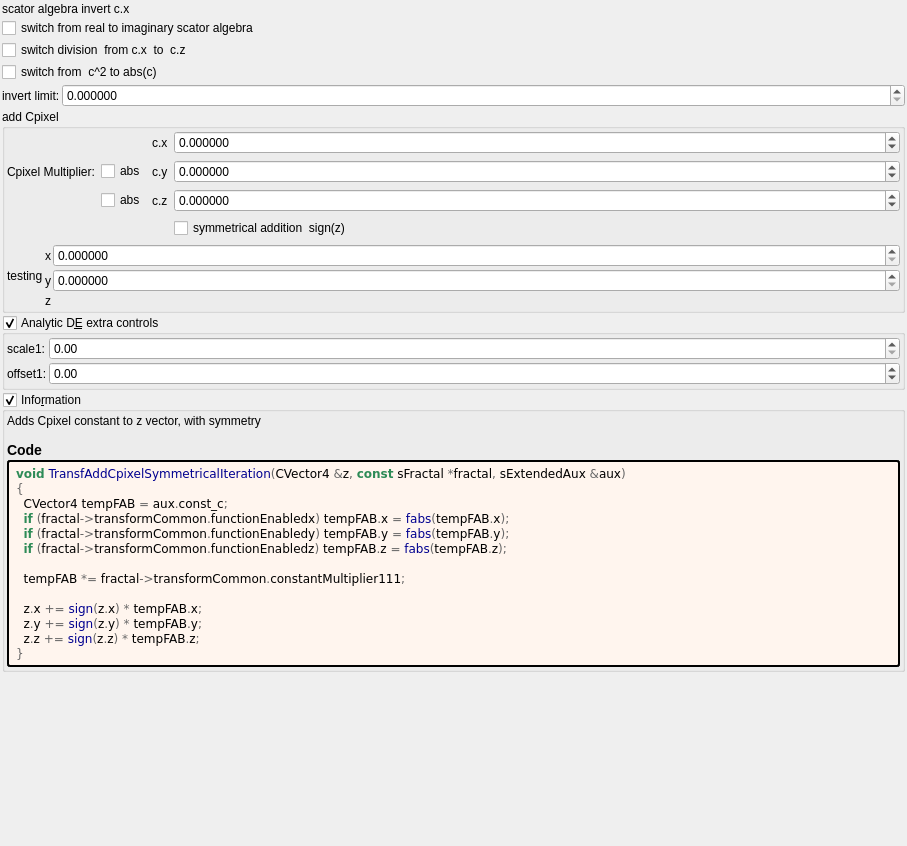
<?xml version="1.0" encoding="UTF-8"?>
<ui version="4.0">
 <class>Form</class>
 <widget class="QWidget" name="Form">
  <property name="geometry">
   <rect>
    <x>0</x>
    <y>0</y>
    <width>907</width>
    <height>846</height>
   </rect>
  </property>
  <property name="windowTitle">
   <string notr="true">transf_add_cpixel_symmetrical</string>
  </property>
  <layout class="QVBoxLayout" name="verticalLayout">
   <property name="spacing">
    <number>2</number>
   </property>
   <property name="leftMargin">
    <number>2</number>
   </property>
   <property name="topMargin">
    <number>2</number>
   </property>
   <property name="rightMargin">
    <number>2</number>
   </property>
   <property name="bottomMargin">
    <number>2</number>
   </property>
   <item>
    <layout class="QGridLayout" name="gridLayout" columnstretch="0,0">
     <item row="3" column="0">
      <widget class="QCheckBox" name="checkBox_transf_function_enabledSw_false">
       <property name="text">
        <string notr="true">switch division  from c.x  to  c.z</string>
       </property>
      </widget>
     </item>
     <item row="2" column="0">
      <widget class="QCheckBox" name="checkBox_transf_function_enabled_false">
       <property name="text">
        <string notr="true">switch from real to imaginary scator algebra</string>
       </property>
      </widget>
     </item>
     <item row="0" column="0">
      <widget class="QLabel" name="label_117">
       <property name="text">
        <string>scator algebra invert c.x</string>
       </property>
      </widget>
     </item>
     <item row="4" column="0">
      <widget class="QCheckBox" name="checkBox_transf_function_enabledR_false">
       <property name="text">
        <string notr="true">switch from  c^2 to abs(c)</string>
       </property>
      </widget>
     </item>
    </layout>
   </item>
   <item>
    <layout class="QGridLayout" name="gridLayout_3" columnstretch="0,1">
     <item row="0" column="1">
      <widget class="MyDoubleSpinBox" name="spinbox_transf_scaleA_1">
       <property name="sizePolicy">
        <sizepolicy hsizetype="Minimum" vsizetype="Maximum">
         <horstretch>0</horstretch>
         <verstretch>0</verstretch>
        </sizepolicy>
       </property>
       <property name="prefix">
        <string/>
       </property>
       <property name="suffix">
        <string/>
       </property>
       <property name="decimals">
        <number>6</number>
       </property>
       <property name="minimum">
        <double>0.000000000000000</double>
       </property>
       <property name="maximum">
        <double>999.990000000000009</double>
       </property>
       <property name="singleStep">
        <double>0.100000000000000</double>
       </property>
      </widget>
     </item>
     <item row="0" column="0">
      <widget class="QLabel" name="label_120">
       <property name="text">
        <string>invert limit:</string>
       </property>
      </widget>
     </item>
    </layout>
   </item>
   <item>
    <widget class="QGroupBox" name="groupBox_2">
     <property name="title">
      <string>add Cpixel </string>
     </property>
     <layout class="QVBoxLayout" name="verticalLayout_5">
      <property name="leftMargin">
       <number>2</number>
      </property>
      <property name="topMargin">
       <number>2</number>
      </property>
      <property name="rightMargin">
       <number>2</number>
      </property>
      <property name="bottomMargin">
       <number>2</number>
      </property>
      <item>
       <layout class="QGridLayout" name="gridLayout_7" columnstretch="0,0,0,1">
        <item row="1" column="2">
         <widget class="QLabel" name="label_109">
          <property name="text">
           <string notr="true">c.x</string>
          </property>
         </widget>
        </item>
        <item row="1" column="3">
         <widget class="MyDoubleSpinBox" name="spinbox3_transf_constant_multiplier_111_x">
          <property name="sizePolicy">
           <sizepolicy hsizetype="Minimum" vsizetype="Maximum">
            <horstretch>0</horstretch>
            <verstretch>0</verstretch>
           </sizepolicy>
          </property>
          <property name="prefix">
           <string/>
          </property>
          <property name="suffix">
           <string/>
          </property>
          <property name="decimals">
           <number>6</number>
          </property>
          <property name="minimum">
           <double>-99.989999999999995</double>
          </property>
          <property name="maximum">
           <double>99.989999999999995</double>
          </property>
          <property name="singleStep">
           <double>0.100000000000000</double>
          </property>
         </widget>
        </item>
        <item row="3" column="3">
         <widget class="MyDoubleSpinBox" name="spinbox3_transf_constant_multiplier_111_z">
          <property name="sizePolicy">
           <sizepolicy hsizetype="Minimum" vsizetype="Maximum">
            <horstretch>0</horstretch>
            <verstretch>0</verstretch>
           </sizepolicy>
          </property>
          <property name="prefix">
           <string/>
          </property>
          <property name="suffix">
           <string/>
          </property>
          <property name="decimals">
           <number>6</number>
          </property>
          <property name="minimum">
           <double>-99.989999999999995</double>
          </property>
          <property name="maximum">
           <double>99.989999999999995</double>
          </property>
          <property name="singleStep">
           <double>0.100000000000000</double>
          </property>
         </widget>
        </item>
        <item row="2" column="2">
         <widget class="QLabel" name="label_110">
          <property name="text">
           <string notr="true">c.y</string>
          </property>
         </widget>
        </item>
        <item row="2" column="1">
         <widget class="QCheckBox" name="checkBox_transf_function_enabledy">
          <property name="text">
           <string notr="true">abs</string>
          </property>
         </widget>
        </item>
        <item row="2" column="3">
         <widget class="MyDoubleSpinBox" name="spinbox3_transf_constant_multiplier_111_y">
          <property name="sizePolicy">
           <sizepolicy hsizetype="Minimum" vsizetype="Maximum">
            <horstretch>0</horstretch>
            <verstretch>0</verstretch>
           </sizepolicy>
          </property>
          <property name="prefix">
           <string/>
          </property>
          <property name="suffix">
           <string/>
          </property>
          <property name="decimals">
           <number>6</number>
          </property>
          <property name="minimum">
           <double>-99.989999999999995</double>
          </property>
          <property name="maximum">
           <double>99.989999999999995</double>
          </property>
          <property name="singleStep">
           <double>0.100000000000000</double>
          </property>
         </widget>
        </item>
        <item row="3" column="2">
         <widget class="QLabel" name="label_111">
          <property name="text">
           <string notr="true">c.z</string>
          </property>
         </widget>
        </item>
        <item row="2" column="0">
         <widget class="QLabel" name="label_119">
          <property name="text">
           <string>Cpixel Multiplier:</string>
          </property>
         </widget>
        </item>
        <item row="3" column="1">
         <widget class="QCheckBox" name="checkBox_transf_function_enabledz">
          <property name="text">
           <string notr="true">abs</string>
          </property>
         </widget>
        </item>
        <item row="4" column="3">
         <widget class="QCheckBox" name="checkBox_transf_function_enabledS_false">
          <property name="text">
           <string notr="true">symmetrical addition  sign(z)</string>
          </property>
         </widget>
        </item>
       </layout>
      </item>
      <item>
       <layout class="QGridLayout" name="gridLayout_19" columnstretch="0,0,1">
        <property name="spacing">
         <number>2</number>
        </property>
        <item row="3" column="1">
         <widget class="QLabel" name="label_128">
          <property name="sizePolicy">
           <sizepolicy hsizetype="Preferred" vsizetype="Preferred">
            <horstretch>0</horstretch>
            <verstretch>0</verstretch>
           </sizepolicy>
          </property>
          <property name="text">
           <string notr="true">x</string>
          </property>
          <property name="alignment">
           <set>Qt::AlignRight|Qt::AlignTrailing|Qt::AlignVCenter</set>
          </property>
         </widget>
        </item>
        <item row="5" column="1">
         <widget class="QLabel" name="label_126">
          <property name="sizePolicy">
           <sizepolicy hsizetype="Preferred" vsizetype="Preferred">
            <horstretch>0</horstretch>
            <verstretch>0</verstretch>
           </sizepolicy>
          </property>
          <property name="text">
           <string notr="true">z</string>
          </property>
          <property name="alignment">
           <set>Qt::AlignRight|Qt::AlignTrailing|Qt::AlignVCenter</set>
          </property>
         </widget>
        </item>
        <item row="3" column="0" rowspan="3">
         <widget class="QLabel" name="label_18">
          <property name="text">
           <string>testing</string>
          </property>
         </widget>
        </item>
        <item row="4" column="1">
         <widget class="QLabel" name="label_127">
          <property name="sizePolicy">
           <sizepolicy hsizetype="Preferred" vsizetype="Preferred">
            <horstretch>0</horstretch>
            <verstretch>0</verstretch>
           </sizepolicy>
          </property>
          <property name="text">
           <string notr="true">y</string>
          </property>
          <property name="alignment">
           <set>Qt::AlignRight|Qt::AlignTrailing|Qt::AlignVCenter</set>
          </property>
         </widget>
        </item>
        <item row="3" column="2">
         <widget class="MyDoubleSpinBox" name="spinbox_transf_scaleB_1">
          <property name="sizePolicy">
           <sizepolicy hsizetype="Minimum" vsizetype="Maximum">
            <horstretch>0</horstretch>
            <verstretch>0</verstretch>
           </sizepolicy>
          </property>
          <property name="prefix">
           <string/>
          </property>
          <property name="suffix">
           <string/>
          </property>
          <property name="decimals">
           <number>6</number>
          </property>
          <property name="minimum">
           <double>0.000000000000000</double>
          </property>
          <property name="maximum">
           <double>999.990000000000009</double>
          </property>
          <property name="singleStep">
           <double>0.100000000000000</double>
          </property>
         </widget>
        </item>
        <item row="4" column="2">
         <widget class="MyDoubleSpinBox" name="spinbox_transf_scaleC_1">
          <property name="sizePolicy">
           <sizepolicy hsizetype="Minimum" vsizetype="Maximum">
            <horstretch>0</horstretch>
            <verstretch>0</verstretch>
           </sizepolicy>
          </property>
          <property name="prefix">
           <string/>
          </property>
          <property name="suffix">
           <string/>
          </property>
          <property name="decimals">
           <number>6</number>
          </property>
          <property name="minimum">
           <double>0.000000000000000</double>
          </property>
          <property name="maximum">
           <double>999.990000000000009</double>
          </property>
          <property name="singleStep">
           <double>0.100000000000000</double>
          </property>
         </widget>
        </item>
       </layout>
      </item>
     </layout>
    </widget>
   </item>
   <item>
    <widget class="MyGroupBox" name="groupCheck_analyticDE_enabled_false">
     <property name="title">
      <string>Analytic D&amp;E extra controls</string>
     </property>
     <property name="checkable">
      <bool>true</bool>
     </property>
     <layout class="QVBoxLayout" name="verticalLayout_13" stretch="0">
      <property name="spacing">
       <number>2</number>
      </property>
      <property name="leftMargin">
       <number>2</number>
      </property>
      <property name="topMargin">
       <number>2</number>
      </property>
      <property name="rightMargin">
       <number>2</number>
      </property>
      <property name="bottomMargin">
       <number>2</number>
      </property>
      <item>
       <layout class="QGridLayout" name="gridLayout_27" columnstretch="0,0,1">
        <property name="spacing">
         <number>2</number>
        </property>
        <item row="1" column="2">
         <widget class="MyDoubleSpinBox" name="spinbox_analyticDE_offset_1">
          <property name="sizePolicy">
           <sizepolicy hsizetype="Minimum" vsizetype="Maximum">
            <horstretch>0</horstretch>
            <verstretch>0</verstretch>
           </sizepolicy>
          </property>
          <property name="prefix">
           <string/>
          </property>
          <property name="suffix">
           <string/>
          </property>
          <property name="decimals">
           <number>2</number>
          </property>
          <property name="minimum">
           <double>-99.989999999999995</double>
          </property>
          <property name="maximum">
           <double>99.989999999999995</double>
          </property>
          <property name="singleStep">
           <double>0.100000000000000</double>
          </property>
         </widget>
        </item>
        <item row="1" column="1">
         <widget class="QLabel" name="label_177">
          <property name="text">
           <string>offset1:</string>
          </property>
         </widget>
        </item>
        <item row="0" column="1">
         <widget class="QLabel" name="label_182">
          <property name="text">
           <string>scale1:</string>
          </property>
         </widget>
        </item>
        <item row="0" column="2">
         <widget class="MyDoubleSpinBox" name="spinbox_analyticDE_scale_1">
          <property name="sizePolicy">
           <sizepolicy hsizetype="Minimum" vsizetype="Maximum">
            <horstretch>0</horstretch>
            <verstretch>0</verstretch>
           </sizepolicy>
          </property>
          <property name="prefix">
           <string/>
          </property>
          <property name="suffix">
           <string/>
          </property>
          <property name="decimals">
           <number>2</number>
          </property>
          <property name="minimum">
           <double>0.000000000000000</double>
          </property>
          <property name="maximum">
           <double>99.989999999999995</double>
          </property>
          <property name="singleStep">
           <double>0.100000000000000</double>
          </property>
         </widget>
        </item>
       </layout>
      </item>
     </layout>
    </widget>
   </item>
   <item>
    <widget class="MyGroupBox" name="groupCheck_info">
     <property name="title">
      <string>Info&amp;rmation</string>
     </property>
     <property name="flat">
      <bool>false</bool>
     </property>
     <property name="checkable">
      <bool>true</bool>
     </property>
     <layout class="QVBoxLayout" name="verticalLayout_2">
      <property name="spacing">
       <number>2</number>
      </property>
      <property name="leftMargin">
       <number>2</number>
      </property>
      <property name="topMargin">
       <number>2</number>
      </property>
      <property name="rightMargin">
       <number>2</number>
      </property>
      <property name="bottomMargin">
       <number>2</number>
      </property>
      <item>
       <widget class="QLabel" name="label_information_general">
        <property name="text">
         <string notr="true">&lt;p&gt;Adds Cpixel constant to z vector, with symmetry&lt;/p&gt;&lt;table&gt;
&lt;/table&gt;
&lt;h3&gt;Code&lt;/h3&gt;</string>
        </property>
        <property name="wordWrap">
         <bool>true</bool>
        </property>
        <property name="openExternalLinks">
         <bool>true</bool>
        </property>
        <property name="textInteractionFlags">
         <set>Qt::LinksAccessibleByMouse|Qt::TextSelectableByMouse</set>
        </property>
       </widget>
      </item>
      <item>
       <widget class="QLabel" name="label_code_content">
        <property name="styleSheet">
         <string notr="true">border-style: outset; border-width: 2px; border-radius: 3px; border-color: black; background-color: #fff5ee; padding: 4px;</string>
        </property>
        <property name="text">
         <string notr="true">&lt;body style=&quot;background-color:#fff5ee&quot;&gt;
&lt;pre style=&quot;color:#000000; background-color:#fff5ee;  font-family:'Courier New',monospace;&quot;&gt;&lt;span style=&quot;color:#2e8b57; font-weight:bold&quot;&gt;void&lt;/span&gt; &lt;span style=&quot;color:#00008f&quot;&gt;TransfAddCpixelSymmetricalIteration&lt;/span&gt;&lt;span style=&quot;color:#676767&quot;&gt;(&lt;/span&gt;CVector4 &lt;span style=&quot;color:#676767&quot;&gt;&amp;amp;&lt;/span&gt;z&lt;span style=&quot;color:#676767&quot;&gt;,&lt;/span&gt; &lt;span style=&quot;color:#2e8b57; font-weight:bold&quot;&gt;const&lt;/span&gt; sFractal &lt;span style=&quot;color:#676767&quot;&gt;*&lt;/span&gt;fractal&lt;span style=&quot;color:#676767&quot;&gt;,&lt;/span&gt; sExtendedAux &lt;span style=&quot;color:#676767&quot;&gt;&amp;amp;&lt;/span&gt;aux&lt;span style=&quot;color:#676767&quot;&gt;)&lt;/span&gt;
&lt;span style=&quot;color:#676767&quot;&gt;{&lt;/span&gt;
  CVector4 tempFAB &lt;span style=&quot;color:#676767&quot;&gt;=&lt;/span&gt; aux&lt;span style=&quot;color:#676767&quot;&gt;.&lt;/span&gt;const_c&lt;span style=&quot;color:#676767&quot;&gt;;&lt;/span&gt;
  &lt;span style=&quot;color:#2e8b57; font-weight:bold&quot;&gt;if&lt;/span&gt; &lt;span style=&quot;color:#676767&quot;&gt;(&lt;/span&gt;fractal&lt;span style=&quot;color:#676767&quot;&gt;-&amp;gt;&lt;/span&gt;transformCommon&lt;span style=&quot;color:#676767&quot;&gt;.&lt;/span&gt;functionEnabledx&lt;span style=&quot;color:#676767&quot;&gt;)&lt;/span&gt; tempFAB&lt;span style=&quot;color:#676767&quot;&gt;.&lt;/span&gt;x &lt;span style=&quot;color:#676767&quot;&gt;=&lt;/span&gt; &lt;span style=&quot;color:#00008f&quot;&gt;fabs&lt;/span&gt;&lt;span style=&quot;color:#676767&quot;&gt;(&lt;/span&gt;tempFAB&lt;span style=&quot;color:#676767&quot;&gt;.&lt;/span&gt;x&lt;span style=&quot;color:#676767&quot;&gt;);&lt;/span&gt;
  &lt;span style=&quot;color:#2e8b57; font-weight:bold&quot;&gt;if&lt;/span&gt; &lt;span style=&quot;color:#676767&quot;&gt;(&lt;/span&gt;fractal&lt;span style=&quot;color:#676767&quot;&gt;-&amp;gt;&lt;/span&gt;transformCommon&lt;span style=&quot;color:#676767&quot;&gt;.&lt;/span&gt;functionEnabledy&lt;span style=&quot;color:#676767&quot;&gt;)&lt;/span&gt; tempFAB&lt;span style=&quot;color:#676767&quot;&gt;.&lt;/span&gt;y &lt;span style=&quot;color:#676767&quot;&gt;=&lt;/span&gt; &lt;span style=&quot;color:#00008f&quot;&gt;fabs&lt;/span&gt;&lt;span style=&quot;color:#676767&quot;&gt;(&lt;/span&gt;tempFAB&lt;span style=&quot;color:#676767&quot;&gt;.&lt;/span&gt;y&lt;span style=&quot;color:#676767&quot;&gt;);&lt;/span&gt;
  &lt;span style=&quot;color:#2e8b57; font-weight:bold&quot;&gt;if&lt;/span&gt; &lt;span style=&quot;color:#676767&quot;&gt;(&lt;/span&gt;fractal&lt;span style=&quot;color:#676767&quot;&gt;-&amp;gt;&lt;/span&gt;transformCommon&lt;span style=&quot;color:#676767&quot;&gt;.&lt;/span&gt;functionEnabledz&lt;span style=&quot;color:#676767&quot;&gt;)&lt;/span&gt; tempFAB&lt;span style=&quot;color:#676767&quot;&gt;.&lt;/span&gt;z &lt;span style=&quot;color:#676767&quot;&gt;=&lt;/span&gt; &lt;span style=&quot;color:#00008f&quot;&gt;fabs&lt;/span&gt;&lt;span style=&quot;color:#676767&quot;&gt;(&lt;/span&gt;tempFAB&lt;span style=&quot;color:#676767&quot;&gt;.&lt;/span&gt;z&lt;span style=&quot;color:#676767&quot;&gt;);&lt;/span&gt;

  tempFAB &lt;span style=&quot;color:#676767&quot;&gt;*=&lt;/span&gt; fractal&lt;span style=&quot;color:#676767&quot;&gt;-&amp;gt;&lt;/span&gt;transformCommon&lt;span style=&quot;color:#676767&quot;&gt;.&lt;/span&gt;constantMultiplier111&lt;span style=&quot;color:#676767&quot;&gt;;&lt;/span&gt;

  z&lt;span style=&quot;color:#676767&quot;&gt;.&lt;/span&gt;x &lt;span style=&quot;color:#676767&quot;&gt;+=&lt;/span&gt; &lt;span style=&quot;color:#00008f&quot;&gt;sign&lt;/span&gt;&lt;span style=&quot;color:#676767&quot;&gt;(&lt;/span&gt;z&lt;span style=&quot;color:#676767&quot;&gt;.&lt;/span&gt;x&lt;span style=&quot;color:#676767&quot;&gt;) *&lt;/span&gt; tempFAB&lt;span style=&quot;color:#676767&quot;&gt;.&lt;/span&gt;x&lt;span style=&quot;color:#676767&quot;&gt;;&lt;/span&gt;
  z&lt;span style=&quot;color:#676767&quot;&gt;.&lt;/span&gt;y &lt;span style=&quot;color:#676767&quot;&gt;+=&lt;/span&gt; &lt;span style=&quot;color:#00008f&quot;&gt;sign&lt;/span&gt;&lt;span style=&quot;color:#676767&quot;&gt;(&lt;/span&gt;z&lt;span style=&quot;color:#676767&quot;&gt;.&lt;/span&gt;y&lt;span style=&quot;color:#676767&quot;&gt;) *&lt;/span&gt; tempFAB&lt;span style=&quot;color:#676767&quot;&gt;.&lt;/span&gt;y&lt;span style=&quot;color:#676767&quot;&gt;;&lt;/span&gt;
  z&lt;span style=&quot;color:#676767&quot;&gt;.&lt;/span&gt;z &lt;span style=&quot;color:#676767&quot;&gt;+=&lt;/span&gt; &lt;span style=&quot;color:#00008f&quot;&gt;sign&lt;/span&gt;&lt;span style=&quot;color:#676767&quot;&gt;(&lt;/span&gt;z&lt;span style=&quot;color:#676767&quot;&gt;.&lt;/span&gt;z&lt;span style=&quot;color:#676767&quot;&gt;) *&lt;/span&gt; tempFAB&lt;span style=&quot;color:#676767&quot;&gt;.&lt;/span&gt;z&lt;span style=&quot;color:#676767&quot;&gt;;&lt;/span&gt;
&lt;span style=&quot;color:#676767&quot;&gt;}&lt;/span&gt;
&lt;/pre&gt;
&lt;/body&gt;</string>
        </property>
        <property name="wordWrap">
         <bool>true</bool>
        </property>
        <property name="openExternalLinks">
         <bool>true</bool>
        </property>
        <property name="textInteractionFlags">
         <set>Qt::LinksAccessibleByMouse|Qt::TextSelectableByMouse</set>
        </property>
       </widget>
      </item>
     </layout>
    </widget>
   </item>
   <item>
    <spacer name="verticalSpacer">
     <property name="orientation">
      <enum>Qt::Vertical</enum>
     </property>
     <property name="sizeHint" stdset="0">
      <size>
       <width>20</width>
       <height>40</height>
      </size>
     </property>
    </spacer>
   </item>
  </layout>
 </widget>
 <customwidgets>
  <customwidget>
   <class>MyDoubleSpinBox</class>
   <extends>QDoubleSpinBox</extends>
   <header>my_double_spin_box.h</header>
  </customwidget>
  <customwidget>
   <class>MyGroupBox</class>
   <extends>QGroupBox</extends>
   <header>my_group_box.h</header>
   <container>1</container>
  </customwidget>
 </customwidgets>
 <tabstops>
  <tabstop>groupCheck_info</tabstop>
 </tabstops>
 <resources/>
 <connections>
  <connection>
   <sender>checkBox_transf_function_enabled_false</sender>
   <signal>toggled(bool)</signal>
   <receiver>checkBox_transf_function_enabledy</receiver>
   <slot>setEnabled(bool)</slot>
   <hints>
    <hint type="sourcelabel">
     <x>75</x>
     <y>38</y>
    </hint>
    <hint type="destinationlabel">
     <x>154</x>
     <y>160</y>
    </hint>
   </hints>
  </connection>
  <connection>
   <sender>checkBox_transf_function_enabled_false</sender>
   <signal>toggled(bool)</signal>
   <receiver>checkBox_transf_function_enabledz</receiver>
   <slot>setEnabled(bool)</slot>
   <hints>
    <hint type="sourcelabel">
     <x>60</x>
     <y>37</y>
    </hint>
    <hint type="destinationlabel">
     <x>161</x>
     <y>191</y>
    </hint>
   </hints>
  </connection>
 </connections>
</ui>
